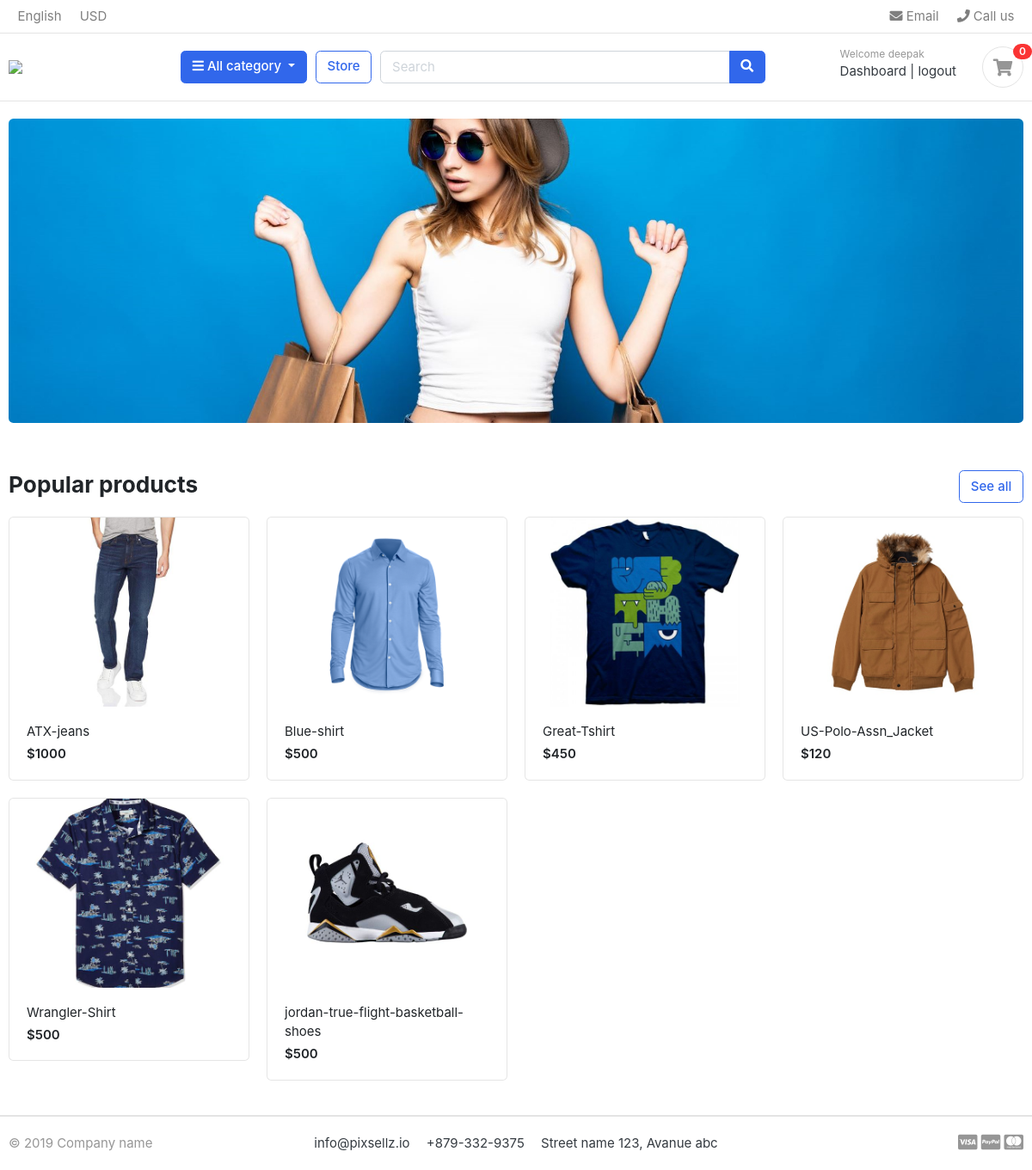
Page / (signed in) on the committed database.
### accounts/models.py (models this page shows, shortened)
class Account(AbstractBaseUser):
    first_name = models.CharField(max_length=50)
    last_name = models.CharField(max_length = 50)
    email = models.EmailField(unique=True)
    username = models.CharField(max_length=50, unique=True)
    phone_number = models.CharField(max_length=50)
    date_joined = models.DateTimeField(auto_now_add=True)
    last_login = models.DateTimeField(auto_now_add = True)
    is_admin = models.BooleanField(default=False)
    is_staff = models.BooleanField(default=False)
    is_active = models.BooleanField(default=False)
    is_superadmin = models.BooleanField(default=False)
    USERNAME_FIELD = 'email'
    REQUIRED_FIELDS = ['username','first_name', 'last_name']
    objects = MyAccountManager()

### store/models.py (models this page shows, shortened)
class Product(models.Model):
    product_name = models.CharField(max_length=200, unique=True)
    slug = models.SlugField(max_length=200, unique=True)
    description = models.TextField(max_length=200, unique=True)
    price = models.IntegerField()
    images = models.ImageField(upload_to='photos/products', unique=True)
    stock = models.IntegerField()
    is_available = models.BooleanField(default=True)
    category = models.ForeignKey(Category, on_delete=models.CASCADE)
    created_date = models.DateTimeField(auto_now_add=True)
    modified_date = models.DateTimeField(auto_now=True)
    def get_url(self):
        return reverse('product_detail', args=[self.category.slug, self.slug])

### MyStore/views.py (the view)
# urls.py: path('', views.home, name="home"),
def home(request):
    products = Product.objects.all().filter(is_available=True)
    context = {
        'products':products
    }
    return render(request, 'index.html',context)

### carts/context_processor.py (called while the page is built)
def counter(request):
    cart_count = 0
    if 'admin' in request.path:
        return {}
    else:
        try:
            cart = Cart.objects.filter(card_id = _cart_id(request))
            cart_items = CartItem.objects.all().filter(cart=cart[:1])
            for cart_item in cart_items:
                cart_count += cart_item.quantity
        except Cart.DoesNotExist:
            cart_count = 0
        return dict(cart_count = cart_count)

### carts/views.py (called while the page is built)
def _cart_id(request):
    cart = request.session.session_key
    if not cart:
        cart = request.session.create()
    return cart

### category/context_processors.py (called while the page is built)
def menu_links(request):
    links = Category.objects.all()
    return dict(links=links)

### category/models.py (called while the page is built)
    def get_url(self):
        return reverse('products_by_category', args=[self.slug])

### templates/index.html
{% extends './base.html' %}
{% load static %}
{% block content %}
<section class="section-intro padding-y-sm">
<div class="container">
<div class="intro-banner-wrap">
	<img src="{% static 'images/banners/cover.jpg' %}" class="img-fluid rounded">
</div>
</div>
</section>
<section class="section-name padding-y-sm">
<div class="container">
<header class="section-heading">
	<a href="./store.html" class="btn btn-outline-primary float-right">See all</a>
	<h3 class="section-title">Popular products</h3>
</header>
<div class="row">
	{% for product in products %}
	<div class="col-md-3">
		<div class="card card-product-grid">
			<a href="./product-detail.html" class="img-wrap"> <img src="{{ product.images.url }}"> </a>
			<figcaption class="info-wrap">
				<a href="{{ product.get_url }}" class="title">{{ product.product_name }}</a>
				<div class="price mt-1">${{ product.price }}</div>
			</figcaption>
		</div>
	</div>
	{% endfor %}
</div>
</div>
</section>
</body>
</html>
{% endblock %}

### templates/base/header.html (shortened to what this page needs)
{% load static %}
<header class="section-header">
    <nav class="navbar p-md-0 navbar-expand-sm navbar-light border-bottom">
    <div class="container">
      <div class="collapse navbar-collapse" id="navbarTop4">
        <ul class="navbar-nav mr-auto">
            <li class="nav-item dropdown">
                 <a href="#" class="nav-link">English</a>
            </li>
            <li class="nav-item dropdown">
                <a href="#" class="nav-link"> USD </a>
            </li>
        </ul>
        <ul class="navbar-nav">
            <li><a href="#" class="nav-link"> <i class="fa fa-envelope"></i> Email </a></li>
            <li><a href="#" class="nav-link"> <i class="fa fa-phone"></i> Call us </a></li>
        </ul>
      </div>
    </div>
    </nav>
    <section class="header-main border-bottom">
        <div class="container">
    <div class="row align-items-center">
        <div class="col-lg-2 col-md-3 col-6">
            <a href="{% url 'home' %}" class="brand-wrap">
                <img class="logo" src="{% static './images/logo.png' %}">
            </a>
        </div>
        <div class="col-lg col-sm col-md col-6 flex-grow-0">
            <div class="category-wrap dropdown d-inline-block float-right">
                <button type="button" class="btn btn-primary dropdown-toggle" data-toggle="dropdown">
                    <i class="fa fa-bars"></i> All category
                </button>
            </div>
        </div>
        <a href="{% url 'store' %}" class="btn btn-outline-primary">Store</a>
        <div class="col-lg  col-md-6 col-sm-12 col">
            <form action="{% url 'search' %}" class="search" method="GET">
                <div class="input-group w-100">
                    <input type="text" class="form-control" style="width:60%;" placeholder="Search" name="keyword">
                    <div class="input-group-append">
                      <button class="btn btn-primary" type="submit">
                        <i class="fa fa-search"></i>
                      </button>
                    </div>
                </div>
            </form>
        </div>
        <div class="col-lg-3 col-sm-6 col-8 order-2 order-lg-3">
                    <div class="d-flex justify-content-end mb-3 mb-lg-0">
                        <div class="widget-header">
                            {% if user.id is None %}
                            <small class="title text-muted">Welcome guest!</small>
                            <div>
                                <a href="{% url 'login' %}">Sign in</a> <span class="dark-transp"> | </span>
                                <a href="{% url 'register' %}"> Register</a>
                            </div>
                            {% else %}
                            <small class="title text-muted">Welcome {{ user.first_name }}</small>
                            <div>
                                <a href="{% url 'dashboard' %}">Dashboard</a> <span class="dark-transp"> | </span>
                                <a href="{% url 'logout' %}"> logout</a>
                            </div>
                            {% endif %}
                        </div>
                        <a href="./cart.html" class="widget-header pl-3 ml-3">
                            <div class="icon icon-sm rounded-circle border"><i class="fa fa-shopping-cart"></i></div>
                            <span class="badge badge-pill badge-danger notify">{{ cart_count }}</span>
                        </a>
                    </div>
                </div>
    </div>
        </div>
    </section>
    </header>

### static/css/ui.css (style rules this page uses)
html { font-family: "Inter", sans-serif; font-size: 15px; }
.img-wrap { text-align: center; display: block; }
.img-wrap img { max-width: 100%; }
.icon-xs, .icon-sm, .icon-md, .icon-lg { display: inline-block; text-align: center; flex-shrink: 0; flex-grow: 0; }
.icon-sm { width: 48px; height: 48px; line-height: 48px !important; font-size: 20px; }
.padding-y-sm { padding-top: 20px; padding-bottom: 20px; }
.section-heading { margin-bottom: 20px; margin-top: 15px; }
.section-title { color: #212529; }
.header-main { position: relative; padding-top: 1rem; padding-bottom: 1rem; }
.brand-wrap .logo, .navbar-brand .logo { margin-right: 7px; max-height: 42px; display: inline-block; }
.widget-header { display: inline-block; vertical-align: middle; position: relative; }
.widget-header a { color: #343a40; }
.widget-header i { color: #969696; }
.widget-header .title { display: block; }
.widget-header .notify { position: absolute; top: -3px; right: -10px; }
[class*=card-product] a.title { color: #212529; display: block; }
[class*=card-product] .img-wrap { overflow: hidden; position: relative; }
[class*=card-product] .img-wrap img { height: 100%; max-width: 100%; width: auto; display: inline-block; -o-object-fit: cover; object-fit: cover; }
.card-product-grid { margin-bottom: 20px; }
.card-product-grid .img-wrap { border-radius: 0.2rem 0.2rem 0 0; height: 220px; }
.card-product-grid .info-wrap { overflow: hidden; padding: 18px 20px; }
.card .img-wrap { overflow: hidden; }
.notify { position: absolute; top: -4px; right: -10px; display: inline-block; padding: 0.25em 0.6em; font-size: 12px; line-height: 1; text-align: center; border-radius: 3rem; color: #fff; background-color: #fa3434; }
.price { font-weight: 600; color: #212529; }

### rows in the picture
Account: first_name "deepak"
Product: images (picture), product_name "ATX-jeans", price "1000"
Product: images (picture), product_name "Blue-shirt", price "500"
Product: images (picture), product_name "Great-Tshirt", price "450"
Product: images (picture), product_name "US-Polo-Assn_Jacket", price "120"
Product: images (picture), product_name "Wrangler-Shirt", price "500"
Product: images (picture), product_name "jordan-true-flight-basketball-shoes", price "500"

### other values in the picture
{{ cart_count }} "0"
